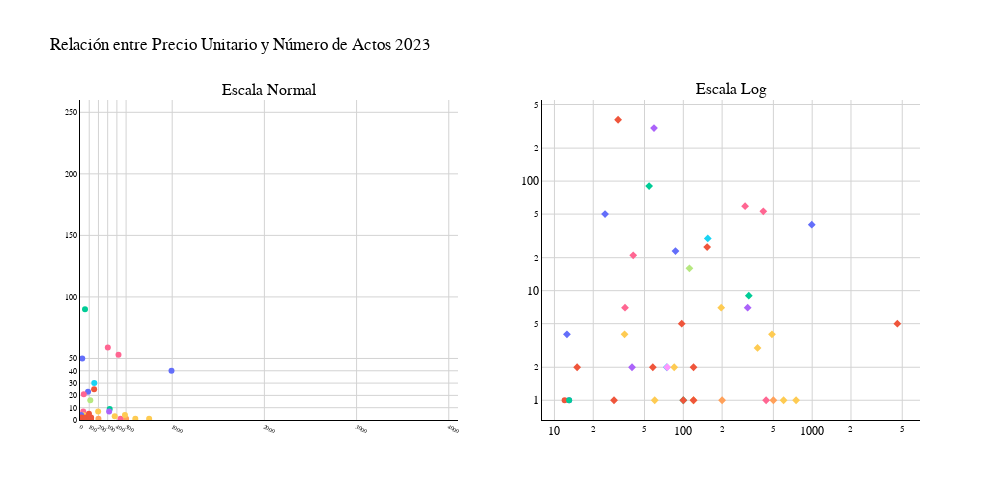

Notebook source saved alongside this figure:
### Code cell
#CORRELACION PRECIO UNITARIO DE CADA TRATAMIENTO Y NUMERO DE ACTOS REALIZADOS

### Figure 1 — Plotly figure (JSON) as saved in the notebook; plotly's stock layout.template omitted (floating-point values rounded to 4 significant figures)
{"data": [{"customdata": [["DIAGNOSTICOS", "  DKV", 13, 1], ["DIAGNOSTICOS", "PRIVADA", 1235, 50], ["DIAGNOSTICOS", "PRIVADA", 2000, 23]], "hovertemplate": "<b>%{hovertext}</b><br><br>category=%{customdata[0]}<br>Precio Unitario=%{x}<br>Actos Realizados=%{y}<br>tarifa=%{customdata[1]}<br>total=%{customdata[2]}<br>visits=%{customdata[3]}<extra></extra>", "hovertext": ["ORTOPANTOMOGRAFIA", "ORTOPANTOMOGRAFIA", "TAC"], "legendgroup": "DIAGNOSTICOS", "marker": {"color": "#636efa", "symbol": "circle"}, "mode": "markers", "name": "DIAGNOSTICOS", "orientation": "v", "showlegend": true, "type": "scatter", "x": [13.0, 24.7, 86.96], "xaxis": "x", "y": [1, 50, 23], "yaxis": "y"}, {"customdata": [["PROFILAXIS", "  DKV", 12, 1], ["PROFILAXIS", "PRIVADA", 11319, 314]], "hovertemplate": "<b>%{hovertext}</b><br><br>category=%{customdata[0]}<br>Precio Unitario=%{x}<br>Actos Realizados=%{y}<br>tarifa=%{customdata[1]}<br>total=%{customdata[2]}<br>visits=%{customdata[3]}<extra></extra>", "hovertext": ["Copia de LIMPIEZA", "Copia de LIMPIEZA"], "legendgroup": "PROFILAXIS", "marker": {"color": "#EF553B", "symbol": "circle"}, "mode": "markers", "name": "PROFILAXIS", "orientation": "v", "showlegend": true, "type": "scatter", "x": [12.0, 31.18], "xaxis": "x", "y": [1, 363], "yaxis": "y"}, {"customdata": [["EXTRACCION", "  DKV", 13, 1], ["EXTRACCION", "PRIVADA", 4885, 79], ["EXTRACCION", "PRIVADA", 100, 1]], "hovertemplate": "<b>%{hovertext}</b><br><br>category=%{customdata[0]}<br>Precio Unitario=%{x}<br>Actos Realizados=%{y}<br>tarifa=%{customdata[1]}<br>total=%{customdata[2]}<br>visits=%{customdata[3]}<extra></extra>", "hovertext": ["Copia de EXTRACCION SIMPLE", "Copia de EXTRACCION SIMPLE", "EXTRACCION QUIRURGICA TERCER MOLAR INCLUIDO"], "legendgroup": "EXTRACCION", "marker": {"color": "#00cc96", "symbol": "circle"}, "mode": "markers", "name": "EXTRACCION", "orientation": "v", "showlegend": true, "type": "scatter", "x": [13.0, 54.28, 100.0], "xaxis": "x", "y": [1, 90, 1], "yaxis": "y"}, {"customdata": [["OBTURACION", "PRIVADA", 18063, 241], ["OBTURACION", "PRIVADA", 80, 1]], "hovertemplate": "<b>%{hovertext}</b><br><br>category=%{customdata[0]}<br>Precio Unitario=%{x}<br>Actos Realizados=%{y}<br>tarifa=%{customdata[1]}<br>total=%{customdata[2]}<br>visits=%{customdata[3]}<extra></extra>", "hovertext": ["OBTURACION", "SELLADO POR DIENTE"], "legendgroup": "OBTURACION", "marker": {"color": "#ab63fa", "symbol": "circle"}, "mode": "markers", "name": "OBTURACION", "orientation": "v", "showlegend": true, "type": "scatter", "x": [59.22, 40.0], "xaxis": "x", "y": [305, 2], "yaxis": "y"}, {"customdata": [["CIRUGIA PERIODONTAL", "PRIVADA", 500, 1], ["CIRUGIA PERIODONTAL", "PRIVADA", 200, 1]], "hovertemplate": "<b>%{hovertext}</b><br><br>category=%{customdata[0]}<br>Precio Unitario=%{x}<br>Actos Realizados=%{y}<br>tarifa=%{customdata[1]}<br>total=%{customdata[2]}<br>visits=%{customdata[3]}<extra></extra>", "hovertext": ["CIRUGIA OSEA POR CUADRANTE", "REGENERACION DE TEJIDOS"], "legendgroup": "CIRUGIA PERIODONTAL", "marker": {"color": "#FFA15A", "symbol": "circle"}, "mode": "markers", "name": "CIRUGIA PERIODONTAL", "orientation": "v", "showlegend": true, "type": "scatter", "x": [500.0, 200.0], "xaxis": "x", "y": [1, 1], "yaxis": "y"}, {"customdata": [["ENDODONCIAS", "PRIVADA", 4644, 30], ["ENDODONCIAS", "PRIVADA", 149, 2]], "hovertemplate": "<b>%{hovertext}</b><br><br>category=%{customdata[0]}<br>Precio Unitario=%{x}<br>Actos Realizados=%{y}<br>tarifa=%{customdata[1]}<br>total=%{customdata[2]}<br>visits=%{customdata[3]}<extra></extra>", "hovertext": ["Copia de ENDODONCIA ANTERIOR", "PULPUTOMIA TERAPEUTICA"], "legendgroup": "ENDODONCIAS", "marker": {"color": "#19d3f3", "symbol": "circle"}, "mode": "markers", "name": "ENDODONCIAS", "orientation": "v", "showlegend": true, "type": "scatter", "x": [154.8, 74.5], "xaxis": "x", "y": [30, 2], "yaxis": "y"}, {"customdata": [["CORONA", "PRIVADA", 17796, 45], ["CORONA", "PRIVADA", 858, 19], ["CORONA", "PRIVADA", 22135, 40], ["CORONA", "PRIVADA", 439, 1], ["CORONA", "PRIVADA", 247, 4]], "hovertemplate": "<b>%{hovertext}</b><br><br>category=%{customdata[0]}<br>Precio Unitario=%{x}<br>Actos Realizados=%{y}<br>tarifa=%{customdata[1]}<br>total=%{customdata[2]}<br>visits=%{customdata[3]}<extra></extra>", "hovertext": ["CORONA METAL CERAMICA", "CORONA RESINA(LABORATORIO)", "CORONA IMPLANTE", "CORONA IMPLANTE ZIRCONIO", "RECEMENTADO DE CORONA"], "legendgroup": "CORONA", "marker": {"color": "#FF6692", "symbol": "circle"}, "mode": "markers", "name": "CORONA", "orientation": "v", "showlegend": true, "type": "scatter", "x": [301.6, 40.86, 417.6, 439.0, 35.29], "xaxis": "x", "y": [59, 21, 53, 1, 7], "yaxis": "y"}, {"customdata": [["PUENTES", "PRIVADA", 1785, 6]], "hovertemplate": "<b>%{hovertext}</b><br><br>category=%{customdata[0]}<br>Precio Unitario=%{x}<br>Actos Realizados=%{y}<br>tarifa=%{customdata[1]}<br>total=%{customdata[2]}<br>visits=%{customdata[3]}<extra></extra>", "hovertext": ["RECEMENTADO DE PUENTE"], "legendgroup": "PUENTES", "marker": {"color": "#B6E880", "symbol": "circle"}, "mode": "markers", "name": "PUENTES", "orientation": "v", "showlegend": true, "type": "scatter", "x": [111.6], "xaxis": "x", "y": [16], "yaxis": "y"}, {"customdata": [["MUñON", "PRIVADA", 150, 2]], "hovertemplate": "<b>%{hovertext}</b><br><br>category=%{customdata[0]}<br>Precio Unitario=%{x}<br>Actos Realizados=%{y}<br>tarifa=%{customdata[1]}<br>total=%{customdata[2]}<br>visits=%{customdata[3]}<extra></extra>", "hovertext": ["POSTE FIBRA DE VIDRIO"], "legendgroup": "MUñON", "marker": {"color": "#FF97FF", "symbol": "circle"}, "mode": "markers", "name": "MUñON", "orientation": "v", "showlegend": true, "type": "scatter", "x": [75.0], "xaxis": "x", "y": [2], "yaxis": "y"}, {"customdata": [["PROTESIS REMOVIBLE", "PRIVADA", 1378, 7], ["PROTESIS REMOVIBLE", "PRIVADA", 750, 1], ["PROTESIS REMOVIBLE", "PRIVADA", 600, 1], ["PROTESIS REMOVIBLE", "PRIVADA", 120, 1], ["PROTESIS REMOVIBLE", "PRIVADA", 1950, 4], ["PROTESIS REMOVIBLE", "PRIVADA", 1130, 3], ["PROTESIS REMOVIBLE", "PRIVADA", 60, 1], ["PROTESIS REMOVIBLE", "PRIVADA", 170, 2], ["PROTESIS REMOVIBLE", "PRIVADA", 140, 2]], "hovertemplate": "<b>%{hovertext}</b><br><br>category=%{customdata[0]}<br>Precio Unitario=%{x}<br>Actos Realizados=%{y}<br>tarifa=%{customdata[1]}<br>total=%{customdata[2]}<br>visits=%{customdata[3]}<extra></extra>", "hovertext": ["FERULA DESCARGA", "DENT. COMPLETA SUPERIOR", "REPARACION BASE DENT. COMPLETA", "DENT. PARCIAL REMOV. UNILATERA", "Copia de PARCIAL INFERIOR", "Copia de PARCIAL SUPERIOR", "AJUST. DENT. PARC. SUPERIOR", "AJUST. DENT. PARC. INFERIOR", "COMPOSTURA DIENTE"], "legendgroup": "PROTESIS REMOVIBLE", "marker": {"color": "#FECB52", "symbol": "circle"}, "mode": "markers", "name": "PROTESIS REMOVIBLE", "orientation": "v", "showlegend": true, "type": "scatter", "x": [196.9, 750.0, 600.0, 120.0, 487.5, 376.7, 60.0, 85.0, 35.0], "xaxis": "x", "y": [7, 1, 1, 1, 4, 3, 1, 2, 4], "yaxis": "y"}, {"customdata": [["IMPLANTES", "PRIVADA", 39700, 36], ["IMPLANTES", "PRIVADA", 50, 1]], "hovertemplate": "<b>%{hovertext}</b><br><br>category=%{customdata[0]}<br>Precio Unitario=%{x}<br>Actos Realizados=%{y}<br>tarifa=%{customdata[1]}<br>total=%{customdata[2]}<br>visits=%{customdata[3]}<extra></extra>", "hovertext": ["IMPLANTE", "REPARACION DE IMPLANTE"], "legendgroup": "IMPLANTES", "marker": {"color": "#636efa", "symbol": "circle"}, "mode": "markers", "name": "IMPLANTES", "orientation": "v", "showlegend": true, "type": "scatter", "x": [992.5, 12.5], "xaxis": "x", "y": [40, 4], "yaxis": "y"}, {"customdata": [["ORTODONCIAS", "PRIVADA", 30, 2], ["ORTODONCIAS", "PRIVADA", 3828, 25], ["ORTODONCIAS", "PRIVADA", 29, 1], ["ORTODONCIAS", "PRIVADA", 22900, 5], ["ORTODONCIAS", "PRIVADA", 120, 1], ["ORTODONCIAS", "PRIVADA", 116, 2], ["ORTODONCIAS", "PRIVADA", 240, 2], ["ORTODONCIAS", "PRIVADA", 100, 1], ["ORTODONCIAS", "PRIVADA", 486, 5]], "hovertemplate": "<b>%{hovertext}</b><br><br>category=%{customdata[0]}<br>Precio Unitario=%{x}<br>Actos Realizados=%{y}<br>tarifa=%{customdata[1]}<br>total=%{customdata[2]}<br>visits=%{customdata[3]}<extra></extra>", "hovertext": ["1 visitas ortodoncia", "BRACKETS METALICOS", "BRACKETS ESTETICOS", "INVISALIGN", "PROCED. PROST. REMOV. SIN ESPE", "ORTODONCIA FIJA", "ORTODONCIA REMOVIBLE", "RETENEDOR LINGUAL SUP", "RETENEDOR LINGUAL INF"], "legendgroup": "ORTODONCIAS", "marker": {"color": "#EF553B", "symbol": "circle"}, "mode": "markers", "name": "ORTODONCIAS", "orientation": "v", "showlegend": true, "type": "scatter", "x": [15.0, 153.1, 29.0, 4580.0, 120.0, 58.0, 120.0, 100.0, 97.2], "xaxis": "x", "y": [2, 25, 1, 5, 1, 2, 2, 1, 5], "yaxis": "y"}, {"customdata": [["CIRUGIA MAXILOFACIAL", "PRIVADA", 2900, 9]], "hovertemplate": "<b>%{hovertext}</b><br><br>category=%{customdata[0]}<br>Precio Unitario=%{x}<br>Actos Realizados=%{y}<br>tarifa=%{customdata[1]}<br>total=%{customdata[2]}<br>visits=%{customdata[3]}<extra></extra>", "hovertext": ["INJERTO OSEO"], "legendgroup": "CIRUGIA MAXILOFACIAL", "marker": {"color": "#00cc96", "symbol": "circle"}, "mode": "markers", "name": "CIRUGIA MAXILOFACIAL", "orientation": "v", "showlegend": true, "type": "scatter", "x": [322.2], "xaxis": "x", "y": [9], "yaxis": "y"}, {"customdata": [["BLANQUEAMIENTO", "PRIVADA", 2210, 7]], "hovertemplate": "<b>%{hovertext}</b><br><br>category=%{customdata[0]}<br>Precio Unitario=%{x}<br>Actos Realizados=%{y}<br>tarifa=%{customdata[1]}<br>total=%{customdata[2]}<br>visits=%{customdata[3]}<extra></extra>", "hovertext": ["BLANQUEAMIENTO PHILIPS ZOOM"], "legendgroup": "BLANQUEAMIENTO", "marker": {"color": "#ab63fa", "symbol": "circle"}, "mode": "markers", "name": "BLANQUEAMIENTO", "orientation": "v", "showlegend": true, "type": "scatter", "x": [315.7], "xaxis": "x", "y": [7], "yaxis": "y"}, {"customdata": [["DIAGNOSTICOS", "  DKV", 13, 1]], "hovertemplate": "<b>%{hovertext}</b><br><br>category=%{customdata[0]}<br>tarifa=%{customdata[1]}<br>Precio Unitario=%{x}<br>Actos Realizados=%{y}<br>total=%{customdata[2]}<br>visits=%{customdata[3]}<extra></extra>", "hovertext": ["ORTOPANTOMOGRAFIA"], "legendgroup": "DIAGNOSTICOS,   DKV", "marker": {"color": "#636efa", "symbol": "circle"}, "mode": "markers", "name": "DIAGNOSTICOS,   DKV", "orientation": "v", "showlegend": true, "type": "scatter", "x": [13.0], "xaxis": "x2", "y": [1], "yaxis": "y2"}, {"customdata": [["DIAGNOSTICOS", "PRIVADA", 1235, 50], ["DIAGNOSTICOS", "PRIVADA", 2000, 23]], "hovertemplate": "<b>%{hovertext}</b><br><br>category=%{customdata[0]}<br>tarifa=%{customdata[1]}<br>Precio Unitario=%{x}<br>Actos Realizados=%{y}<br>total=%{customdata[2]}<br>visits=%{customdata[3]}<extra></extra>", "hovertext": ["ORTOPANTOMOGRAFIA", "TAC"], "legendgroup": "DIAGNOSTICOS, PRIVADA", "marker": {"color": "#636efa", "symbol": "diamond"}, "mode": "markers", "name": "DIAGNOSTICOS, PRIVADA", "orientation": "v", "showlegend": true, "type": "scatter", "x": [24.7, 86.96], "xaxis": "x2", "y": [50, 23], "yaxis": "y2"}, {"customdata": [["PROFILAXIS", "  DKV", 12, 1]], "hovertemplate": "<b>%{hovertext}</b><br><br>category=%{customdata[0]}<br>tarifa=%{customdata[1]}<br>Precio Unitario=%{x}<br>Actos Realizados=%{y}<br>total=%{customdata[2]}<br>visits=%{customdata[3]}<extra></extra>", "hovertext": ["Copia de LIMPIEZA"], "legendgroup": "PROFILAXIS,   DKV", "marker": {"color": "#EF553B", "symbol": "circle"}, "mode": "markers", "name": "PROFILAXIS,   DKV", "orientation": "v", "showlegend": true, "type": "scatter", "x": [12.0], "xaxis": "x2", "y": [1], "yaxis": "y2"}, {"customdata": [["PROFILAXIS", "PRIVADA", 11319, 314]], "hovertemplate": "<b>%{hovertext}</b><br><br>category=%{customdata[0]}<br>tarifa=%{customdata[1]}<br>Precio Unitario=%{x}<br>Actos Realizados=%{y}<br>total=%{customdata[2]}<br>visits=%{customdata[3]}<extra></extra>", "hovertext": ["Copia de LIMPIEZA"], "legendgroup": "PROFILAXIS, PRIVADA", "marker": {"color": "#EF553B", "symbol": "diamond"}, "mode": "markers", "name": "PROFILAXIS, PRIVADA", "orientation": "v", "showlegend": true, "type": "scatter", "x": [31.18], "xaxis": "x2", "y": [363], "yaxis": "y2"}, {"customdata": [["EXTRACCION", "  DKV", 13, 1]], "hovertemplate": "<b>%{hovertext}</b><br><br>category=%{customdata[0]}<br>tarifa=%{customdata[1]}<br>Precio Unitario=%{x}<br>Actos Realizados=%{y}<br>total=%{customdata[2]}<br>visits=%{customdata[3]}<extra></extra>", "hovertext": ["Copia de EXTRACCION SIMPLE"], "legendgroup": "EXTRACCION,   DKV", "marker": {"color": "#00cc96", "symbol": "circle"}, "mode": "markers", "name": "EXTRACCION,   DKV", "orientation": "v", "showlegend": true, "type": "scatter", "x": [13.0], "xaxis": "x2", "y": [1], "yaxis": "y2"}, {"customdata": [["EXTRACCION", "PRIVADA", 4885, 79], ["EXTRACCION", "PRIVADA", 100, 1]], "hovertemplate": "<b>%{hovertext}</b><br><br>category=%{customdata[0]}<br>tarifa=%{customdata[1]}<br>Precio Unitario=%{x}<br>Actos Realizados=%{y}<br>total=%{customdata[2]}<br>visits=%{customdata[3]}<extra></extra>", "hovertext": ["Copia de EXTRACCION SIMPLE", "EXTRACCION QUIRURGICA TERCER MOLAR INCLUIDO"], "legendgroup": "EXTRACCION, PRIVADA", "marker": {"color": "#00cc96", "symbol": "diamond"}, "mode": "markers", "name": "EXTRACCION, PRIVADA", "orientation": "v", "showlegend": true, "type": "scatter", "x": [54.28, 100.0], "xaxis": "x2", "y": [90, 1], "yaxis": "y2"}, {"customdata": [["OBTURACION", "PRIVADA", 18063, 241], ["OBTURACION", "PRIVADA", 80, 1]], "hovertemplate": "<b>%{hovertext}</b><br><br>category=%{customdata[0]}<br>tarifa=%{customdata[1]}<br>Precio Unitario=%{x}<br>Actos Realizados=%{y}<br>total=%{customdata[2]}<br>visits=%{customdata[3]}<extra></extra>", "hovertext": ["OBTURACION", "SELLADO POR DIENTE"], "legendgroup": "OBTURACION, PRIVADA", "marker": {"color": "#ab63fa", "symbol": "diamond"}, "mode": "markers", "name": "OBTURACION, PRIVADA", "orientation": "v", "showlegend": true, "type": "scatter", "x": [59.22, 40.0], "xaxis": "x2", "y": [305, 2], "yaxis": "y2"}, {"customdata": [["CIRUGIA PERIODONTAL", "PRIVADA", 500, 1], ["CIRUGIA PERIODONTAL", "PRIVADA", 200, 1]], "hovertemplate": "<b>%{hovertext}</b><br><br>category=%{customdata[0]}<br>tarifa=%{customdata[1]}<br>Precio Unitario=%{x}<br>Actos Realizados=%{y}<br>total=%{customdata[2]}<br>visits=%{customdata[3]}<extra></extra>", "hovertext": ["CIRUGIA OSEA POR CUADRANTE", "REGENERACION DE TEJIDOS"], "legendgroup": "CIRUGIA PERIODONTAL, PRIVADA", "marker": {"color": "#FFA15A", "symbol": "diamond"}, "mode": "markers", "name": "CIRUGIA PERIODONTAL, PRIVADA", "orientation": "v", "showlegend": true, "type": "scatter", "x": [500.0, 200.0], "xaxis": "x2", "y": [1, 1], "yaxis": "y2"}, {"customdata": [["ENDODONCIAS", "PRIVADA", 4644, 30], ["ENDODONCIAS", "PRIVADA", 149, 2]], "hovertemplate": "<b>%{hovertext}</b><br><br>category=%{customdata[0]}<br>tarifa=%{customdata[1]}<br>Precio Unitario=%{x}<br>Actos Realizados=%{y}<br>total=%{customdata[2]}<br>visits=%{customdata[3]}<extra></extra>", "hovertext": ["Copia de ENDODONCIA ANTERIOR", "PULPUTOMIA TERAPEUTICA"], "legendgroup": "ENDODONCIAS, PRIVADA", "marker": {"color": "#19d3f3", "symbol": "diamond"}, "mode": "markers", "name": "ENDODONCIAS, PRIVADA", "orientation": "v", "showlegend": true, "type": "scatter", "x": [154.8, 74.5], "xaxis": "x2", "y": [30, 2], "yaxis": "y2"}, {"customdata": [["CORONA", "PRIVADA", 17796, 45], ["CORONA", "PRIVADA", 858, 19], ["CORONA", "PRIVADA", 22135, 40], ["CORONA", "PRIVADA", 439, 1], ["CORONA", "PRIVADA", 247, 4]], "hovertemplate": "<b>%{hovertext}</b><br><br>category=%{customdata[0]}<br>tarifa=%{customdata[1]}<br>Precio Unitario=%{x}<br>Actos Realizados=%{y}<br>total=%{customdata[2]}<br>visits=%{customdata[3]}<extra></extra>", "hovertext": ["CORONA METAL CERAMICA", "CORONA RESINA(LABORATORIO)", "CORONA IMPLANTE", "CORONA IMPLANTE ZIRCONIO", "RECEMENTADO DE CORONA"], "legendgroup": "CORONA, PRIVADA", "marker": {"color": "#FF6692", "symbol": "diamond"}, "mode": "markers", "name": "CORONA, PRIVADA", "orientation": "v", "showlegend": true, "type": "scatter", "x": [301.6, 40.86, 417.6, 439.0, 35.29], "xaxis": "x2", "y": [59, 21, 53, 1, 7], "yaxis": "y2"}, {"customdata": [["PUENTES", "PRIVADA", 1785, 6]], "hovertemplate": "<b>%{hovertext}</b><br><br>category=%{customdata[0]}<br>tarifa=%{customdata[1]}<br>Precio Unitario=%{x}<br>Actos Realizados=%{y}<br>total=%{customdata[2]}<br>visits=%{customdata[3]}<extra></extra>", "hovertext": ["RECEMENTADO DE PUENTE"], "legendgroup": "PUENTES, PRIVADA", "marker": {"color": "#B6E880", "symbol": "diamond"}, "mode": "markers", "name": "PUENTES, PRIVADA", "orientation": "v", "showlegend": true, "type": "scatter", "x": [111.6], "xaxis": "x2", "y": [16], "yaxis": "y2"}, {"customdata": [["MUñON", "PRIVADA", 150, 2]], "hovertemplate": "<b>%{hovertext}</b><br><br>category=%{customdata[0]}<br>tarifa=%{customdata[1]}<br>Precio Unitario=%{x}<br>Actos Realizados=%{y}<br>total=%{customdata[2]}<br>visits=%{customdata[3]}<extra></extra>", "hovertext": ["POSTE FIBRA DE VIDRIO"], "legendgroup": "MUñON, PRIVADA", "marker": {"color": "#FF97FF", "symbol": "diamond"}, "mode": "markers", "name": "MUñON, PRIVADA", "orientation": "v", "showlegend": true, "type": "scatter", "x": [75.0], "xaxis": "x2", "y": [2], "yaxis": "y2"}, {"customdata": [["PROTESIS REMOVIBLE", "PRIVADA", 1378, 7], ["PROTESIS REMOVIBLE", "PRIVADA", 750, 1], ["PROTESIS REMOVIBLE", "PRIVADA", 600, 1], ["PROTESIS REMOVIBLE", "PRIVADA", 120, 1], ["PROTESIS REMOVIBLE", "PRIVADA", 1950, 4], ["PROTESIS REMOVIBLE", "PRIVADA", 1130, 3], ["PROTESIS REMOVIBLE", "PRIVADA", 60, 1], ["PROTESIS REMOVIBLE", "PRIVADA", 170, 2], ["PROTESIS REMOVIBLE", "PRIVADA", 140, 2]], "hovertemplate": "<b>%{hovertext}</b><br><br>category=%{customdata[0]}<br>tarifa=%{customdata[1]}<br>Precio Unitario=%{x}<br>Actos Realizados=%{y}<br>total=%{customdata[2]}<br>visits=%{customdata[3]}<extra></extra>", "hovertext": ["FERULA DESCARGA", "DENT. COMPLETA SUPERIOR", "REPARACION BASE DENT. COMPLETA", "DENT. PARCIAL REMOV. UNILATERA", "Copia de PARCIAL INFERIOR", "Copia de PARCIAL SUPERIOR", "AJUST. DENT. PARC. SUPERIOR", "AJUST. DENT. PARC. INFERIOR", "COMPOSTURA DIENTE"], "legendgroup": "PROTESIS REMOVIBLE, PRIVADA", "marker": {"color": "#FECB52", "symbol": "diamond"}, "mode": "markers", "name": "PROTESIS REMOVIBLE, PRIVADA", "orientation": "v", "showlegend": true, "type": "scatter", "x": [196.9, 750.0, 600.0, 120.0, 487.5, 376.7, 60.0, 85.0, 35.0], "xaxis": "x2", "y": [7, 1, 1, 1, 4, 3, 1, 2, 4], "yaxis": "y2"}, {"customdata": [["IMPLANTES", "PRIVADA", 39700, 36], ["IMPLANTES", "PRIVADA", 50, 1]], "hovertemplate": "<b>%{hovertext}</b><br><br>category=%{customdata[0]}<br>tarifa=%{customdata[1]}<br>Precio Unitario=%{x}<br>Actos Realizados=%{y}<br>total=%{customdata[2]}<br>visits=%{customdata[3]}<extra></extra>", "hovertext": ["IMPLANTE", "REPARACION DE IMPLANTE"], "legendgroup": "IMPLANTES, PRIVADA", "marker": {"color": "#636efa", "symbol": "diamond"}, "mode": "markers", "name": "IMPLANTES, PRIVADA", "orientation": "v", "showlegend": true, "type": "scatter", "x": [992.5, 12.5], "xaxis": "x2", "y": [40, 4], "yaxis": "y2"}, {"customdata": [["ORTODONCIAS", "PRIVADA", 30, 2], ["ORTODONCIAS", "PRIVADA", 3828, 25], ["ORTODONCIAS", "PRIVADA", 29, 1], ["ORTODONCIAS", "PRIVADA", 22900, 5], ["ORTODONCIAS", "PRIVADA", 120, 1], ["ORTODONCIAS", "PRIVADA", 116, 2], ["ORTODONCIAS", "PRIVADA", 240, 2], ["ORTODONCIAS", "PRIVADA", 100, 1], ["ORTODONCIAS", "PRIVADA", 486, 5]], "hovertemplate": "<b>%{hovertext}</b><br><br>category=%{customdata[0]}<br>tarifa=%{customdata[1]}<br>Precio Unitario=%{x}<br>Actos Realizados=%{y}<br>total=%{customdata[2]}<br>visits=%{customdata[3]}<extra></extra>", "hovertext": ["1 visitas ortodoncia", "BRACKETS METALICOS", "BRACKETS ESTETICOS", "INVISALIGN", "PROCED. PROST. REMOV. SIN ESPE", "ORTODONCIA FIJA", "ORTODONCIA REMOVIBLE", "RETENEDOR LINGUAL SUP", "RETENEDOR LINGUAL INF"], "legendgroup": "ORTODONCIAS, PRIVADA", "marker": {"color": "#EF553B", "symbol": "diamond"}, "mode": "markers", "name": "ORTODONCIAS, PRIVADA", "orientation": "v", "showlegend": true, "type": "scatter", "x": [15.0, 153.1, 29.0, 4580.0, 120.0, 58.0, 120.0, 100.0, 97.2], "xaxis": "x2", "y": [2, 25, 1, 5, 1, 2, 2, 1, 5], "yaxis": "y2"}, {"customdata": [["CIRUGIA MAXILOFACIAL", "PRIVADA", 2900, 9]], "hovertemplate": "<b>%{hovertext}</b><br><br>category=%{customdata[0]}<br>tarifa=%{customdata[1]}<br>Precio Unitario=%{x}<br>Actos Realizados=%{y}<br>total=%{customdata[2]}<br>visits=%{customdata[3]}<extra></extra>", "hovertext": ["INJERTO OSEO"], "legendgroup": "CIRUGIA MAXILOFACIAL, PRIVADA", "marker": {"color": "#00cc96", "symbol": "diamond"}, "mode": "markers", "name": "CIRUGIA MAXILOFACIAL, PRIVADA", "orientation": "v", "showlegend": true, "type": "scatter", "x": [322.2], "xaxis": "x2", "y": [9], "yaxis": "y2"}, {"customdata": [["BLANQUEAMIENTO", "PRIVADA", 2210, 7]], "hovertemplate": "<b>%{hovertext}</b><br><br>category=%{customdata[0]}<br>tarifa=%{customdata[1]}<br>Precio Unitario=%{x}<br>Actos Realizados=%{y}<br>total=%{customdata[2]}<br>visits=%{customdata[3]}<extra></extra>", "hovertext": ["BLANQUEAMIENTO PHILIPS ZOOM"], "legendgroup": "BLANQUEAMIENTO, PRIVADA", "marker": {"color": "#ab63fa", "symbol": "diamond"}, "mode": "markers", "name": "BLANQUEAMIENTO, PRIVADA", "orientation": "v", "showlegend": true, "type": "scatter", "x": [315.7], "xaxis": "x2", "y": [7], "yaxis": "y2"}], "layout": {"annotations": [{"font": {"size": 16}, "showarrow": false, "text": "Escala Normal", "x": 0.225, "xanchor": "center", "xref": "paper", "y": 1, "yanchor": "bottom", "yref": "paper"}, {"font": {"size": 16}, "showarrow": false, "text": "Escala Log", "x": 0.775, "xanchor": "center", "xref": "paper", "y": 1, "yanchor": "bottom", "yref": "paper"}], "font": {"color": "black", "family": "Oswald"}, "height": 500, "paper_bgcolor": "white", "plot_bgcolor": "white", "showlegend": false, "title": {"font": {"color": "black"}, "text": "Relación entre Precio Unitario y Número de Actos 2023"}, "width": 1000, "xaxis": {"anchor": "y", "domain": [0, 0.45], "gridcolor": "lightgray", "linecolor": "black", "range": [0, 4100], "showgrid": true, "tickfont": {"color": "black", "size": 6}, "ticktext": ["0", "100", "200", "300", "400", "500", "1000", "2000", "3000", "4000", "5000"], "tickvals": [0, 100, 200, 300, 400, 500, 1000, 2000, 3000, 4000, 5000], "title": {"font": {"color": "black"}}, "zerolinecolor": "black"}, "xaxis2": {"anchor": "y2", "domain": [0.55, 1], "gridcolor": "lightgray", "linecolor": "black", "showgrid": true, "tickfont": {"color": "black"}, "title": {"font": {"color": "black"}}, "type": "log", "zerolinecolor": "black"}, "yaxis": {"anchor": "x", "domain": [0, 1], "gridcolor": "lightgray", "linecolor": "black", "range": [0, 260], "showgrid": true, "tickfont": {"color": "black", "size": 8}, "ticktext": ["0", "10", "20", "30", "40", "50", "100", "150", "200", "250", "350"], "tickvals": [0, 10, 20, 30, 40, 50, 100, 150, 200, 250, 350], "title": {"font": {"color": "black"}}, "zerolinecolor": "black"}, "yaxis2": {"anchor": "x2", "domain": [0, 1], "gridcolor": "lightgray", "linecolor": "black", "showgrid": true, "tickfont": {"color": "black"}, "title": {"font": {"color": "black"}}, "type": "log", "zerolinecolor": "black"}}}
